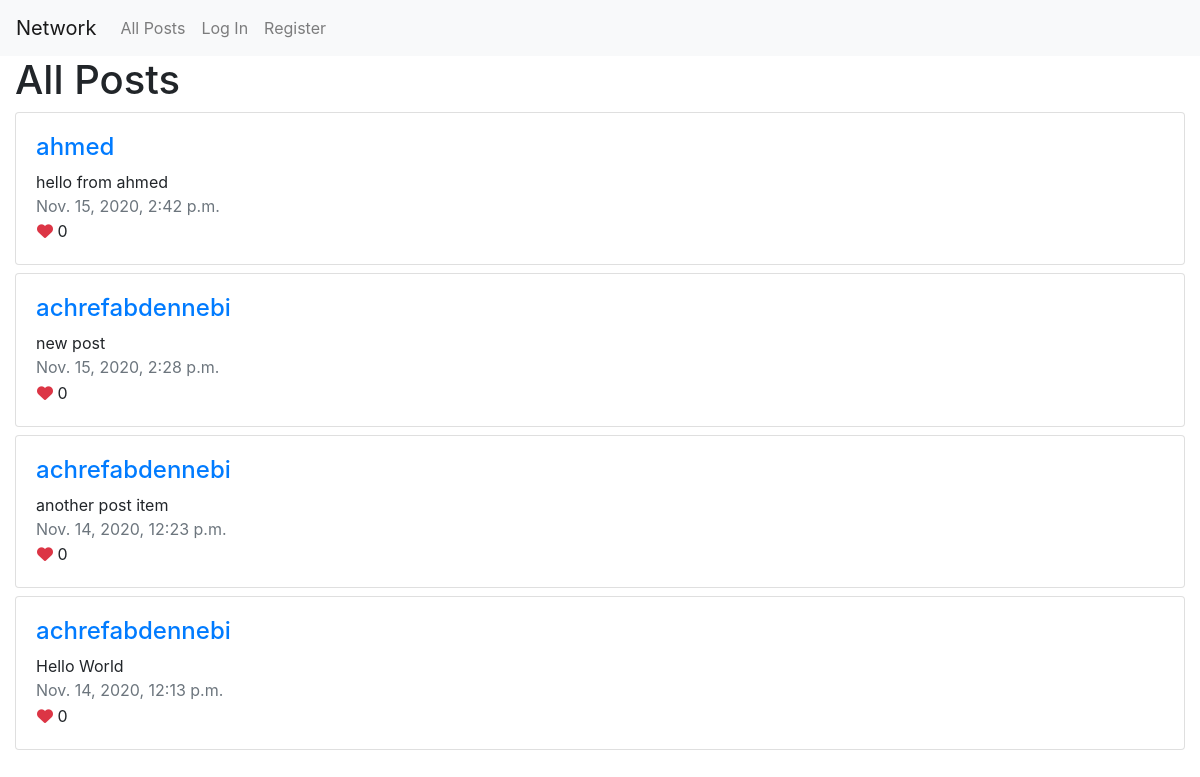
The app's page /posts, older data.
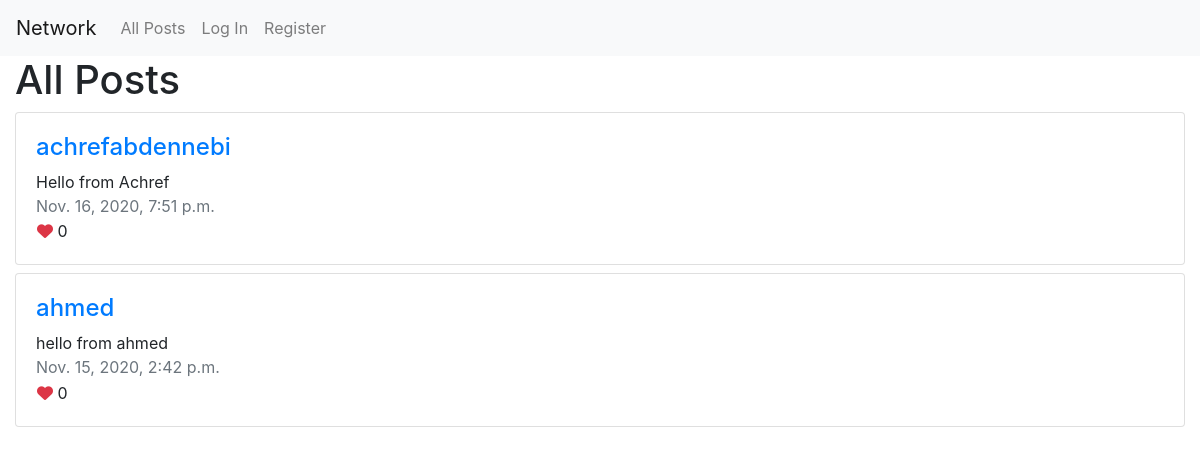
The same page, newer data.
### network/models.py (models this page shows, shortened)
class Post(models.Model):
    content = models.CharField(max_length=250)
    created_by = models.ForeignKey(User,null=True, blank=True, on_delete=DO_NOTHING, related_name="users")
    likes = models.IntegerField(default=0)
    created_date = models.DateTimeField()

class User(AbstractUser):
    pass

### network/views.py (the view)
# urls.py: path("posts", views.getPostList, name="posts"),
def getPostList(request):
    posts = Post.objects.all().order_by('-created_date')
    return render(request, "network/post.html", {
        "posts": posts
    })

### network/templates/network/post.html (shortened to what this page needs)
{% extends "network/layout.html" %}
{% block body %}
<div class="container-fluid">
    <h1>All Posts</h1>
    {% for post in posts %}
    <div class="row mt-2">
        <div class="col-md-12">
            <div class="card">
                <div class="card-body">
                    <div class="post-detail">
                        <h4>
                            <a href="{% url 'profile' post.created_by.id %}">
                                {{ post.created_by }}
                            </a>
                        </h4>
                        <div class="post-content">
                            {{ post.content }}
                        </div>
                        <span class="text-muted">{{ post.created_date }}</span>
                        <div class="post-reaction">
                            <button type="button" class="btn p-0">
                                <i class="fas fa-heart text-danger"></i>
                                <span class="font-weight-normal">{{post.likes}}</span>
                            </button>
                        </div>
                    </div>
                </div>
            </div>
        </div>
    </div>
    {% endfor %}
</div>
{% endblock %}

### network/templates/network/layout.html (shortened to what this page needs)
{% load static %}
<!DOCTYPE html>
<html lang="en">
    <head>
        <link rel="stylesheet" href="https://stackpath.bootstrapcdn.com/bootstrap/4.4.1/css/bootstrap.min.css">
        <link href="{% static 'network/styles.css' %}" rel="stylesheet">
    </head>
    <body>
        <nav class="navbar navbar-expand-lg navbar-light bg-light">
            <a class="navbar-brand" href="#">Network</a>
            <div>
              <ul class="navbar-nav mr-auto">
                <li class="nav-item">
                  <a class="nav-link" href="{% url 'posts' %}">All Posts</a>
                </li>
                {% if user.is_authenticated %}
                    <li class="nav-item">
                        <a class="nav-link" href="#">Following</a>
                    </li>
                    <li class="nav-item">
                        <a class="nav-link" href="{% url 'logout' %}">Log Out</a>
                    </li>
                {% else %}
                    <li class="nav-item">
                        <a class="nav-link" href="{% url 'login' %}">Log In</a>
                    </li>
                    <li class="nav-item">
                        <a class="nav-link" href="{% url 'register' %}">Register</a>
                    </li>
                {% endif %}
              </ul>
            </div>
          </nav>
        <div class="body">
            {% block body %}
            {% endblock %}
        </div>
    </body>
</html>

Row changes from the older to the newer data that the page shows:
removed Post: created_by "achrefabdennebi", content "new post", created_date "Nov. 15, 2020, 2:28 p.m.", likes "0"
removed Post: created_by "achrefabdennebi", content "another post item", created_date "Nov. 14, 2020, 12:23 p.m.", likes "0"
removed Post: created_by "achrefabdennebi", content "Hello World", created_date "Nov. 14, 2020, 12:13 p.m.", likes "0"
added Post: created_by "achrefabdennebi", content "Hello from Achref", created_date "Nov. 16, 2020, 7:51 p.m.", likes "0"
